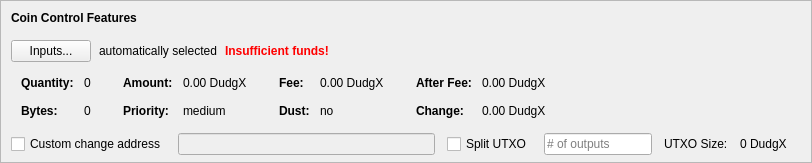
    <widget class="QFrame" name="frameCoinControl">
     <property name="sizePolicy">
      <sizepolicy hsizetype="Expanding" vsizetype="Expanding">
       <horstretch>0</horstretch>
       <verstretch>0</verstretch>
      </sizepolicy>
     </property>
     <property name="maximumSize">
      <size>
       <width>16777215</width>
       <height>16777215</height>
      </size>
     </property>
     <property name="frameShape">
      <enum>QFrame::StyledPanel</enum>
     </property>
     <property name="frameShadow">
      <enum>QFrame::Sunken</enum>
     </property>
     <layout class="QVBoxLayout" name="verticalLayoutCoinControl2">
      <property name="spacing">
       <number>0</number>
      </property>
      <property name="leftMargin">
       <number>0</number>
      </property>
      <property name="topMargin">
       <number>0</number>
      </property>
      <property name="rightMargin">
       <number>0</number>
      </property>
      <property name="bottomMargin">
       <number>6</number>
      </property>
      <item>
       <layout class="QVBoxLayout" name="verticalLayoutCoinControl" stretch="0,0,0,0,1">
        <property name="spacing">
         <number>0</number>
        </property>
        <property name="leftMargin">
         <number>10</number>
        </property>
        <property name="topMargin">
         <number>10</number>
        </property>
        <item>
         <layout class="QHBoxLayout" name="horizontalLayoutCoinControl1">
          <property name="bottomMargin">
           <number>15</number>
          </property>
          <item>
           <widget class="QLabel" name="labelCoinControlFeatures">
            <property name="sizePolicy">
             <sizepolicy hsizetype="Preferred" vsizetype="Maximum">
              <horstretch>0</horstretch>
              <verstretch>0</verstretch>
             </sizepolicy>
            </property>
            <property name="font">
             <font>
              <weight>75</weight>
              <bold>true</bold>
             </font>
            </property>
            <property name="styleSheet">
             <string notr="true">font-weight:bold;</string>
            </property>
            <property name="text">
             <string>Coin Control Features</string>
            </property>
           </widget>
          </item>
         </layout>
        </item>
        <item>
         <layout class="QHBoxLayout" name="horizontalLayoutCoinControl2" stretch="0,0,0,0">
          <property name="spacing">
           <number>8</number>
          </property>
          <property name="bottomMargin">
           <number>10</number>
          </property>
          <item>
           <widget class="QPushButton" name="pushButtonCoinControl">
            <property name="styleSheet">
             <string notr="true"/>
            </property>
            <property name="text">
             <string>Inputs...</string>
            </property>
            <property name="autoDefault">
             <bool>false</bool>
            </property>
           </widget>
          </item>
          <item>
           <widget class="QLabel" name="labelCoinControlAutomaticallySelected">
            <property name="text">
             <string>automatically selected</string>
            </property>
            <property name="margin">
             <number>5</number>
            </property>
           </widget>
          </item>
          <item>
           <widget class="QLabel" name="labelCoinControlInsuffFunds">
            <property name="font">
             <font>
              <weight>75</weight>
              <bold>true</bold>
             </font>
            </property>
            <property name="styleSheet">
             <string notr="true">color:red;font-weight:bold;</string>
            </property>
            <property name="text">
             <string>Insufficient funds!</string>
            </property>
            <property name="margin">
             <number>5</number>
            </property>
           </widget>
          </item>
          <item>
           <spacer name="horizontalSpacerCoinControl">
            <property name="orientation">
             <enum>Qt::Horizontal</enum>
            </property>
            <property name="sizeHint" stdset="0">
             <size>
              <width>40</width>
              <height>1</height>
             </size>
            </property>
           </spacer>
          </item>
         </layout>
        </item>
        <item>
         <widget class="QWidget" name="widgetCoinControl" native="true">
          <property name="sizePolicy">
           <sizepolicy hsizetype="Preferred" vsizetype="Preferred">
            <horstretch>0</horstretch>
            <verstretch>0</verstretch>
           </sizepolicy>
          </property>
          <property name="minimumSize">
           <size>
            <width>0</width>
            <height>0</height>
           </size>
          </property>
          <property name="styleSheet">
           <string notr="true"/>
          </property>
          <layout class="QHBoxLayout" name="horizontalLayoutCoinControl5">
           <property name="leftMargin">
            <number>0</number>
           </property>
           <property name="topMargin">
            <number>0</number>
           </property>
           <property name="rightMargin">
            <number>0</number>
           </property>
           <property name="bottomMargin">
            <number>0</number>
           </property>
           <item>
            <layout class="QHBoxLayout" name="horizontalLayoutCoinControl3" stretch="0,0,0,1">
             <property name="spacing">
              <number>20</number>
             </property>
             <property name="topMargin">
              <number>0</number>
             </property>
             <property name="bottomMargin">
              <number>10</number>
             </property>
             <item>
              <layout class="QFormLayout" name="formLayoutCoinControl1">
               <property name="horizontalSpacing">
                <number>10</number>
               </property>
               <property name="verticalSpacing">
                <number>14</number>
               </property>
               <property name="leftMargin">
                <number>10</number>
               </property>
               <property name="topMargin">
                <number>4</number>
               </property>
               <property name="rightMargin">
                <number>6</number>
               </property>
               <item row="0" column="0">
                <widget class="QLabel" name="labelCoinControlQuantityText">
                 <property name="font">
                  <font>
                   <weight>75</weight>
                   <bold>true</bold>
                  </font>
                 </property>
                 <property name="text">
                  <string>Quantity:</string>
                 </property>
                 <property name="margin">
                  <number>0</number>
                 </property>
                </widget>
               </item>
               <item row="0" column="1">
                <widget class="QLabel" name="labelCoinControlQuantity">
                 <property name="cursor">
                  <cursorShape>IBeamCursor</cursorShape>
                 </property>
                 <property name="contextMenuPolicy">
                  <enum>Qt::ActionsContextMenu</enum>
                 </property>
                 <property name="text">
                  <string notr="true">0</string>
                 </property>
                 <property name="margin">
                  <number>0</number>
                 </property>
                 <property name="textInteractionFlags">
                  <set>Qt::LinksAccessibleByMouse|Qt::TextSelectableByKeyboard|Qt::TextSelectableByMouse</set>
                 </property>
                </widget>
               </item>
               <item row="1" column="0">
                <widget class="QLabel" name="labelCoinControlBytesText">
                 <property name="font">
                  <font>
                   <weight>75</weight>
                   <bold>true</bold>
                  </font>
                 </property>
                 <property name="text">
                  <string>Bytes:</string>
                 </property>
                </widget>
               </item>
               <item row="1" column="1">
                <widget class="QLabel" name="labelCoinControlBytes">
                 <property name="cursor">
                  <cursorShape>IBeamCursor</cursorShape>
                 </property>
                 <property name="contextMenuPolicy">
                  <enum>Qt::ActionsContextMenu</enum>
                 </property>
                 <property name="text">
                  <string notr="true">0</string>
                 </property>
                 <property name="textInteractionFlags">
                  <set>Qt::LinksAccessibleByMouse|Qt::TextSelectableByKeyboard|Qt::TextSelectableByMouse</set>
                 </property>
                </widget>
               </item>
              </layout>
             </item>
             <item>
              <layout class="QFormLayout" name="formLayoutCoinControl2">
               <property name="horizontalSpacing">
                <number>10</number>
               </property>
               <property name="verticalSpacing">
                <number>14</number>
               </property>
               <property name="leftMargin">
                <number>6</number>
               </property>
               <property name="topMargin">
                <number>4</number>
               </property>
               <property name="rightMargin">
                <number>6</number>
               </property>
               <item row="0" column="0">
                <widget class="QLabel" name="labelCoinControlAmountText">
                 <property name="font">
                  <font>
                   <weight>75</weight>
                   <bold>true</bold>
                  </font>
                 </property>
                 <property name="text">
                  <string>Amount:</string>
                 </property>
                 <property name="margin">
                  <number>0</number>
                 </property>
                </widget>
               </item>
               <item row="0" column="1">
                <widget class="QLabel" name="labelCoinControlAmount">
                 <property name="cursor">
                  <cursorShape>IBeamCursor</cursorShape>
                 </property>
                 <property name="contextMenuPolicy">
                  <enum>Qt::ActionsContextMenu</enum>
                 </property>
                 <property name="text">
                  <string notr="true">0.00 DudgX</string>
                 </property>
                 <property name="textInteractionFlags">
                  <set>Qt::LinksAccessibleByMouse|Qt::TextSelectableByKeyboard|Qt::TextSelectableByMouse</set>
                 </property>
                </widget>
               </item>
               <item row="1" column="0">
                <widget class="QLabel" name="labelCoinControlPriorityText">
                 <property name="font">
                  <font>
                   <weight>75</weight>
                   <bold>true</bold>
                  </font>
                 </property>
                 <property name="text">
                  <string>Priority:</string>
                 </property>
                </widget>
               </item>
               <item row="1" column="1">
                <widget class="QLabel" name="labelCoinControlPriority">
                 <property name="cursor">
                  <cursorShape>IBeamCursor</cursorShape>
                 </property>
                 <property name="contextMenuPolicy">
                  <enum>Qt::ActionsContextMenu</enum>
                 </property>
                 <property name="text">
                  <string>medium</string>
                 </property>
                 <property name="textInteractionFlags">
                  <set>Qt::LinksAccessibleByMouse|Qt::TextSelectableByKeyboard|Qt::TextSelectableByMouse</set>
                 </property>
                </widget>
               </item>
              </layout>
             </item>
             <item>
              <layout class="QFormLayout" name="formLayoutCoinControl3">
               <property name="horizontalSpacing">
                <number>10</number>
               </property>
               <property name="verticalSpacing">
                <number>14</number>
               </property>
               <property name="leftMargin">
                <number>6</number>
               </property>
               <property name="topMargin">
                <number>4</number>
               </property>
               <property name="rightMargin">
                <number>6</number>
               </property>
               <item row="0" column="0">
                <widget class="QLabel" name="labelCoinControlFeeText">
                 <property name="font">
                  <font>
                   <weight>75</weight>
                   <bold>true</bold>
                  </font>
                 </property>
                 <property name="text">
                  <string>Fee:</string>
                 </property>
                 <property name="margin">
                  <number>0</number>
                 </property>
                </widget>
               </item>
               <item row="0" column="1">
                <widget class="QLabel" name="labelCoinControlFee">
                 <property name="cursor">
                  <cursorShape>IBeamCursor</cursorShape>
                 </property>
                 <property name="contextMenuPolicy">
                  <enum>Qt::ActionsContextMenu</enum>
                 </property>
                 <property name="text">
                  <string notr="true">0.00 DudgX</string>
                 </property>
                 <property name="textInteractionFlags">
                  <set>Qt::LinksAccessibleByMouse|Qt::TextSelectableByKeyboard|Qt::TextSelectableByMouse</set>
                 </property>
                </widget>
               </item>
               <item row="1" column="0">
                <widget class="QLabel" name="labelCoinControlLowOutputText">
                 <property name="font">
                  <font>
                   <weight>75</weight>
                   <bold>true</bold>
                  </font>
                 </property>
                 <property name="text">
                  <string>Dust:</string>
                 </property>
                </widget>
               </item>
               <item row="1" column="1">
                <widget class="QLabel" name="labelCoinControlLowOutput">
                 <property name="cursor">
                  <cursorShape>IBeamCursor</cursorShape>
                 </property>
                 <property name="contextMenuPolicy">
                  <enum>Qt::ActionsContextMenu</enum>
                 </property>
                 <property name="text">
                  <string>no</string>
                 </property>
                 <property name="textInteractionFlags">
                  <set>Qt::LinksAccessibleByMouse|Qt::TextSelectableByKeyboard|Qt::TextSelectableByMouse</set>
                 </property>
                </widget>
               </item>
              </layout>
             </item>
             <item>
              <layout class="QFormLayout" name="formLayoutCoinControl4">
               <property name="horizontalSpacing">
                <number>10</number>
               </property>
               <property name="verticalSpacing">
                <number>14</number>
               </property>
               <property name="leftMargin">
                <number>6</number>
               </property>
               <property name="topMargin">
                <number>4</number>
               </property>
               <property name="rightMargin">
                <number>6</number>
               </property>
               <item row="0" column="0">
                <widget class="QLabel" name="labelCoinControlAfterFeeText">
                 <property name="font">
                  <font>
                   <weight>75</weight>
                   <bold>true</bold>
                  </font>
                 </property>
                 <property name="text">
                  <string>After Fee:</string>
                 </property>
                 <property name="margin">
                  <number>0</number>
                 </property>
                </widget>
               </item>
               <item row="0" column="1">
                <widget class="QLabel" name="labelCoinControlAfterFee">
                 <property name="cursor">
                  <cursorShape>IBeamCursor</cursorShape>
                 </property>
                 <property name="contextMenuPolicy">
                  <enum>Qt::ActionsContextMenu</enum>
                 </property>
                 <property name="text">
                  <string notr="true">0.00 DudgX</string>
                 </property>
                 <property name="textInteractionFlags">
                  <set>Qt::LinksAccessibleByMouse|Qt::TextSelectableByKeyboard|Qt::TextSelectableByMouse</set>
                 </property>
                </widget>
               </item>
               <item row="1" column="0">
                <widget class="QLabel" name="labelCoinControlChangeText">
                 <property name="font">
                  <font>
                   <weight>75</weight>
                   <bold>true</bold>
                  </font>
                 </property>
                 <property name="text">
                  <string>Change:</string>
                 </property>
                </widget>
               </item>
               <item row="1" column="1">
                <widget class="QLabel" name="labelCoinControlChange">
                 <property name="cursor">
                  <cursorShape>IBeamCursor</cursorShape>
                 </property>
                 <property name="contextMenuPolicy">
                  <enum>Qt::ActionsContextMenu</enum>
                 </property>
                 <property name="text">
                  <string notr="true">0.00 DudgX</string>
                 </property>
                 <property name="textInteractionFlags">
                  <set>Qt::LinksAccessibleByMouse|Qt::TextSelectableByKeyboard|Qt::TextSelectableByMouse</set>
                 </property>
                </widget>
               </item>
              </layout>
             </item>
            </layout>
           </item>
          </layout>
         </widget>
        </item>
        <item>
         <layout class="QHBoxLayout" name="horizontalLayoutCoinControl4" stretch="0,0,0,0,0,0,0">
          <property name="spacing">
           <number>12</number>
          </property>
          <property name="sizeConstraint">
           <enum>QLayout::SetDefaultConstraint</enum>
          </property>
          <property name="topMargin">
           <number>5</number>
          </property>
          <property name="rightMargin">
           <number>5</number>
          </property>
          <item>
           <widget class="QCheckBox" name="checkBoxCoinControlChange">
            <property name="toolTip">
             <string>If this is activated, but the change address is empty or invalid, change will be sent to a newly generated address.</string>
            </property>
            <property name="text">
             <string>Custom change address</string>
            </property>
           </widget>
          </item>
          <item>
           <widget class="QValidatedLineEdit" name="lineEditCoinControlChange">
            <property name="enabled">
             <bool>false</bool>
            </property>
            <property name="sizePolicy">
             <sizepolicy hsizetype="Expanding" vsizetype="Fixed">
              <horstretch>0</horstretch>
              <verstretch>0</verstretch>
             </sizepolicy>
            </property>
           </widget>
          </item>
          <item>
           <widget class="QCheckBox" name="splitBlockCheckBox">
            <property name="text">
             <string>Split UTXO</string>
            </property>
           </widget>
          </item>
          <item>
           <widget class="QLineEdit" name="splitBlockLineEdit">
            <property name="sizePolicy">
             <sizepolicy hsizetype="Fixed" vsizetype="Fixed">
              <horstretch>50</horstretch>
              <verstretch>0</verstretch>
             </sizepolicy>
            </property>
            <property name="placeholderText">
             <string># of outputs</string>
            </property>
           </widget>
          </item>
          <item>
           <widget class="QLabel" name="labelBlockSizeText">
            <property name="text">
             <string>UTXO Size:</string>
            </property>
           </widget>
          </item>
          <item>
           <widget class="QLabel" name="labelBlockSize">
            <property name="text">
             <string>0 DudgX</string>
            </property>
           </widget>
          </item>
          <item>
           <widget class="QLabel" name="labelCoinControlChangeLabel">
            <property name="sizePolicy">
             <sizepolicy hsizetype="Preferred" vsizetype="Expanding">
              <horstretch>0</horstretch>
              <verstretch>0</verstretch>
             </sizepolicy>
            </property>
            <property name="minimumSize">
             <size>
              <width>0</width>
              <height>0</height>
             </size>
            </property>
            <property name="text">
             <string/>
            </property>
            <property name="margin">
             <number>3</number>
            </property>
           </widget>
          </item>
         </layout>
        </item>
        <item>
         <spacer name="verticalSpacerCoinControl">
          <property name="orientation">
           <enum>Qt::Vertical</enum>
          </property>
          <property name="sizeHint" stdset="0">
           <size>
            <width>800</width>
            <height>1</height>
           </size>
          </property>
         </spacer>
        </item>
       </layout>
      </item>
     </layout>
    </widget>
